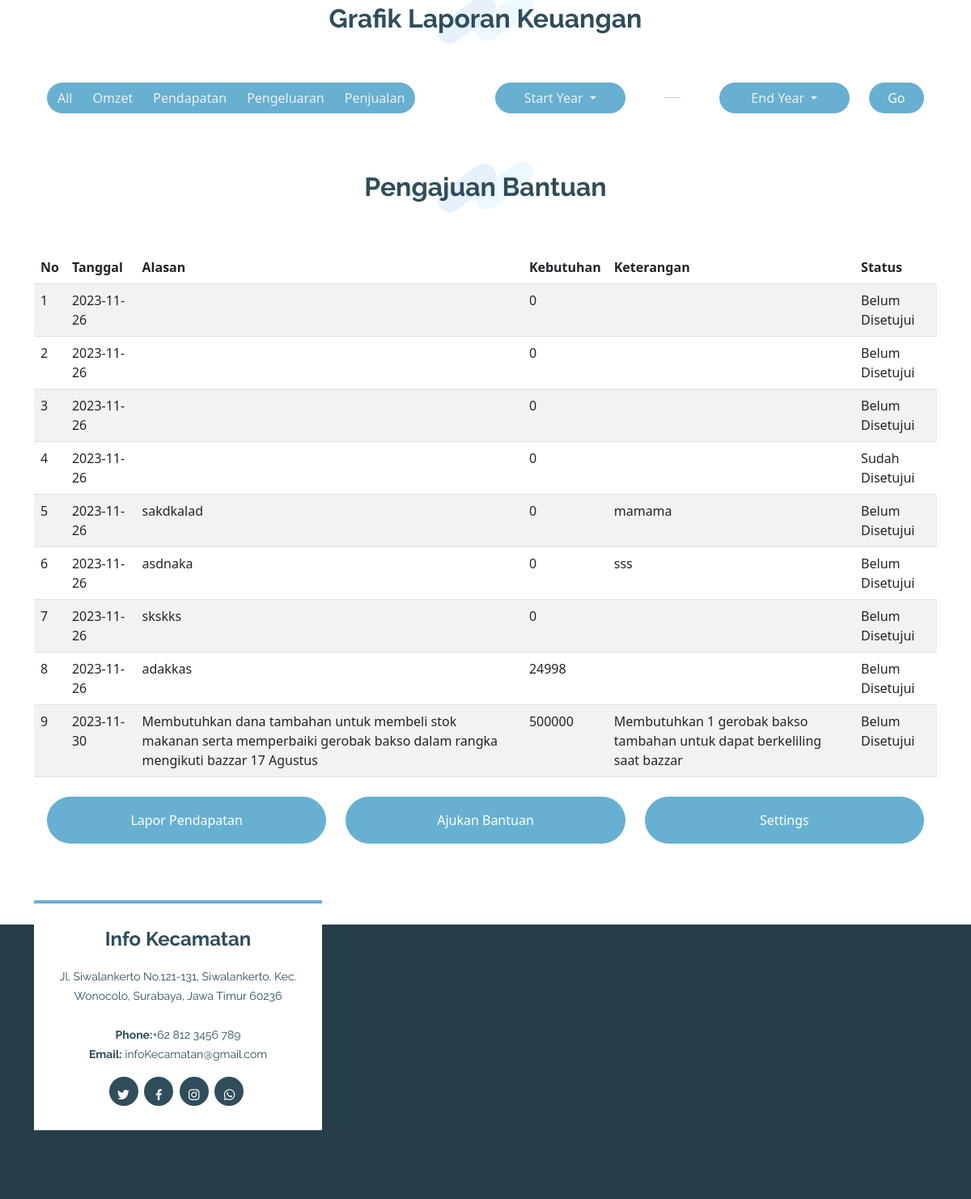
Before: /copy_profile.php (signed in, lower part) with the older database file.
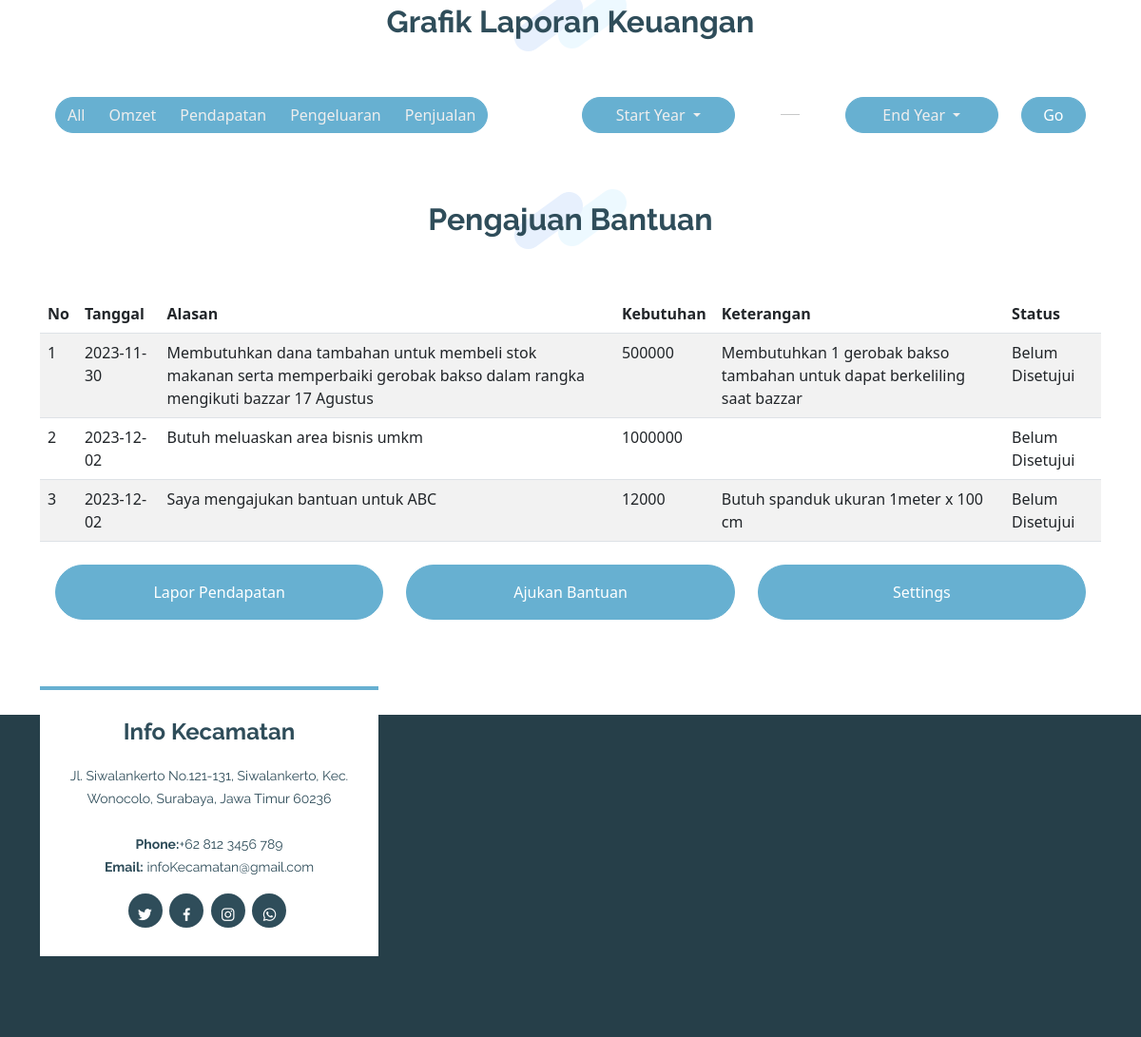
After: the same page with the newer database file.
### tables this page shows
CREATE TABLE `bantuan` (
  `id` int(11) NOT NULL,
  `id_umkm` int(11) NOT NULL,
  `tanggal` date DEFAULT current_timestamp(),
  `alasan` varchar(255) NOT NULL,
  `dokumen_pendukung` longblob NOT NULL,
  `kebutuhan_dana_nominal` int(11) DEFAULT NULL,
  `kebutuhan_dana_rincian` text DEFAULT NULL,
  `kebutuhan_tenda` tinyint(4) DEFAULT NULL,
  `kebutuhan_gerobak` tinyint(4) DEFAULT NULL,
  `kebutuhan_spanduk` tinyint(4) DEFAULT NULL,
  `kebutuhan_lainnya_ket` text DEFAULT NULL,
  `keterangan` text DEFAULT NULL,
  `status` int(11) NOT NULL DEFAULT 2
);

### copy_profile.php (the view, shortened to what this page needs)
<?php
require 'connect.php';
?>
<!DOCTYPE html>
<html lang="en">
<head>
  <link href="assets/vendor/aos/aos.css" rel="stylesheet">
  <link href="assets/vendor/bootstrap/css/bootstrap.min.css" rel="stylesheet">
  <link href="assets/vendor/bootstrap-icons/bootstrap-icons.css" rel="stylesheet">
  <link href="assets/vendor/boxicons/css/boxicons.min.css" rel="stylesheet">
  <link href="assets/vendor/glightbox/css/glightbox.min.css" rel="stylesheet">
  <link href="assets/vendor/swiper/swiper-bundle.min.css" rel="stylesheet">
  <link href="assets/css/style.css" rel="stylesheet">
  <link href="https://cdnjs.cloudflare.com/ajax/libs/font-awesome/4.7.0/css/font-awesome.min.css" rel="stylesheet">
  <link href="https://cdn.jsdelivr.net/npm/bootstrap@5.3.2/dist/css/bootstrap.min.css" rel="stylesheet">
    <link rel="stylesheet" href="//cdn.jsdelivr.net/npm/sweetalert2@11/dist/sweetalert2.min.css" id="theme-styles">
    <link rel="stylesheet" href="https://cdn.datatables.net/1.13.7/css/dataTables.bootstrap5.min.css">
    <link rel="stylesheet" href="https://cdnjs.cloudflare.com/ajax/libs/twitter-bootstrap/5.3.0/css/bootstrap.min.css">
</head>
<body>
  <main id="main">
    <div class="container mt-5">
      <div class="section-title" data-aos="fade-in" data-aos-delay="100">
        <h2>Grafik Laporan Keuangan</h2>
      </div>
      <div class="row px-3 align-items-center">
        <div class="col-lg-6">
          <div class="btn-group rounded-pill" role="group" aria-label="Filter buttons">
            <button type="button" class="btn btn-filter" data-filter="all">All</button>
            <button type="button" class="btn btn-filter" data-filter="Omzet">Omzet</button>
            <button type="button" class="btn btn-filter" data-filter="Pendapatan">Pendapatan</button>
            <button type="button" class="btn btn-filter" data-filter="Pengeluaran">Pengeluaran</button>
            <button type="button" class="btn btn-filter" data-filter="Penjualan">Penjualan</button>
          </div>
        </div>
        <div class="col-lg-2">
          <button class="btn btn-filterStartYear dropdown-toggle w-100" type="button" id="startYearFilter" data-toggle="dropdown" aria-haspopup="true" aria-expanded="false">
            Start Year
          </button>
        </div>
        <div class="col-lg-1">
          <hr class="my-1" style="width: 20px; margin:auto;">
        </div>
        <div class="col-lg-2">
          <button class="btn btn-filterEndYear dropdown-toggle w-100" type="button" id="endYearFilter" data-toggle="dropdown" aria-expanded="false">
            End Year
          </button>
        </div>
        <div class="col-lg-1">
          <button class="btn btn-go w-100" type="button" id="goFilter" data-toggle="dropdown" aria-expanded="false">
            Go
          </button>
        </div>
      </div>
    </div>
    <div class="container mt-5">
      <div class="section-title" data-aos="fade-in" data-aos-delay="100">
        <h2>Pengajuan Bantuan</h2>
      </div>
        <table id="tableBantuan" class="table table-striped nowrap" style="width:100%">
            <thead>
                <tr>
                    <th>No</th>
                    <th>Tanggal</th>
                    <th>Alasan</th>
                    <th>Kebutuhan</th>
                    <th>Keterangan</th>
                    <th>Status</th>
                </tr>
            </thead>
            <tbody>
                <?php
                $sql = "SELECT * FROM bantuan";
                $stmt = $conn->query($sql)->fetchAll();
                $no = 1;
                foreach ($stmt as $row) {
                ?>
                    <tr>
                        <td><?php echo $no ?></td>
                        <?php $no++ ?>
                        <td><?php echo $row['tanggal'] ?></td>
                        <td><?php echo $row['alasan'] ?></td>
                        <td><?php echo $row['kebutuhan_dana_nominal'] ?></td>
                        <td><?php echo $row['keterangan'] ?></td>
                        <td><?php if ($row['status'] == 1) {
                                echo 'Sudah Disetujui';
                            } else {
                                echo 'Belum Disetujui';
                            }
                            ?></td>
                    </tr>
                <?php
                }
                ?>
            </tbody>
        </table>
    </div>
    <div class="container mt-4">
      <div class="row px-3 ">
        <div class="d-grid col-4">
          <a href="laporPendapatan.php" class="btn btn-primary px-4 py-3">Lapor Pendapatan</a>
        </div>
        <div class="d-grid col-4">
          <a href="bantuan.php" class="btn btn-primary px-4 py-3">Ajukan Bantuan</a>
        </div>
        <div class="d-grid col-4">
          <a href="" class="btn btn-primary px-4 py-3">Settings</a>
        </div>
      </div>
    </div>
  </main>
  <?php include "template/footer.php"; ?>
</body>
</html>

### template/footer.php
<footer id="footer">
  <div class="footer-top">
    <div class="container">
      <div class="row">
        <div class="col-lg-4 col-md-6">
          <div class="footer-info">
            <h3>Info Kecamatan</h3>
            <p>
              Jl. Siwalankerto No.121-131, Siwalankerto, Kec. Wonocolo, Surabaya, Jawa Timur 60236<br><br>
              <strong>Phone:</strong>+62 812 3456 789<br>
              <strong>Email:</strong> infoKecamatan@gmail.com<br>
            </p>
            <div class="social-links mt-3">
              <a href="https://twitter.com/info_surabaya?spm=a2o4j.home.sns.d_twr.579953e0jUysxl" target="_blank"
                class="twitter"><i class="bx bxl-twitter"></i></a>
              <a href="https://www.facebook.com/kecamatangayungan?spm=a2o4j.home.sns.d_fbk.579953e0jUysxl"
                target="_blank"" class=" facebook"><i class="bx bxl-facebook"></i></a>
              <a href="https://www.instagram.com/kecamatan.tandes/?spm=a2o4j.home.sns.d_ins.579953e0jUysxl"
                target="_blank"" class=" instagram"><i class="bx bxl-instagram"></i></a>
              <a href="#" class="google-plus"><i class="bx bxl-whatsapp"></i></a>
            </div>
          </div>
        </div>
      </div>
    </div>
  </div>
  <div class="container">
    <div class="credits">
    </div>
  </div>
</footer>

### assets/css/style.css (style rules this page uses)
body { font-family: "Open Sans", sans-serif; color: #444444; }
a { text-decoration: none; color: #67b0d1; }
h1, h2, h3, h4, h5, h6 { font-family: "Raleway", sans-serif; }
#main { margin-top: 90px; }
.section-title { text-align: center; padding-bottom: 30px; }
.section-title h2 { font-size: 32px; font-weight: bold; position: relative; margin-bottom: 30px; color: #2f4d5a; z-index: 2; }
.section-title h2::after { content: ""; position: absolute; left: 50%; top: 50%; transform: translate(-50%, -50%); width: 122px; height: 66px; background: url(../img/section-title-bg.png) no-repeat; z-index: -1; }
h3 { font-weight: 700; font-size: 34px; color: #2f4d5a; margin-bottom: 30px; }
#footer { background: #263f49; padding: 0 0 30px 0; color: #fff; font-size: 14px; }
#footer .footer-top { padding: 60px 0 30px 0; }
#footer .footer-top .footer-info { margin-top: -90px; margin-bottom: 15px; background: white; color: #2f4d5a; border-top: 4px solid #67b0d1; text-align: center; padding: 30px 20px; }
#footer .footer-top .footer-info h3 { font-size: 24px; margin: 0 0 20px 0; padding: 2px 0 2px 0; line-height: 1; font-weight: 700; }
#footer .footer-top .footer-info p { font-size: 14px; line-height: 24px; margin-bottom: 0; font-family: "Raleway", sans-serif; }
#footer .footer-top .social-links a { font-size: 18px; display: inline-block; background: #2f4d5a; color: #fff; line-height: 1; padding: 8px 0; margin-right: 4px; border-radius: 50%; text-align: center; width: 36px; height: 36px; transition: 0.3s; }
#footer .credits { padding-top: 10px; text-align: center; font-size: 13px; color: #fff; }

### copy_profile.php (style rules this page uses)
.btn { align-items: center; justify-content: center; display: flex; display: inline-block; background: #67b0d1; border-color: #67b0d1; color: #fff; border-radius: 50px; text-decoration: none; }
#footer { position: relative; }
#main { margin-bottom: 100px; }
i { padding: 5px; }
.btn-filter, .btn-filterStartYear, .btn-filterEndYear { background-color: #67b0d1; color: #eee; }

Changed rows visible on the page:
removed bantuan: tanggal "2023-11-26", kebutuhan_dana_nominal "0", status "Belum Disetujui"
removed bantuan: tanggal "2023-11-26", kebutuhan_dana_nominal "0", status "Belum Disetujui"
removed bantuan: tanggal "2023-11-26", kebutuhan_dana_nominal "0", status "Belum Disetujui"
removed bantuan: tanggal "2023-11-26", kebutuhan_dana_nominal "0", status "Sudah Disetujui"
removed bantuan: tanggal "2023-11-26", alasan "sakdkalad", kebutuhan_dana_nominal "0", keterangan "mamama", status "Belum Disetujui"
removed bantuan: tanggal "2023-11-26", alasan "asdnaka", kebutuhan_dana_nominal "0", keterangan "sss", status "Belum Disetujui"
removed bantuan: tanggal "2023-11-26", alasan "skskks", kebutuhan_dana_nominal "0", status "Belum Disetujui"
removed bantuan: tanggal "2023-11-26", alasan "adakkas", kebutuhan_dana_nominal "24998", status "Belum Disetujui"
added bantuan: tanggal "2023-12-02", alasan "Butuh meluaskan area bisnis umkm", kebutuhan_dana_nominal "1000000", status "Belum Disetujui"
added bantuan: tanggal "2023-12-02", alasan "Saya mengajukan bantuan untuk ABC", kebutuhan_dana_nominal "12000", keterangan "Butuh spanduk ukuran 1meter x 100 cm", status "Belum Disetujui"
